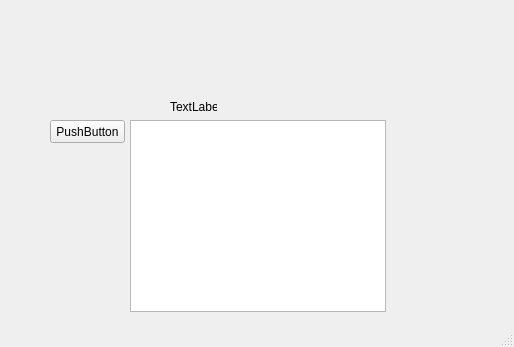
<?xml version="1.0" encoding="UTF-8"?>
<ui version="4.0">
 <class>MainWindow</class>
 <widget class="QMainWindow" name="MainWindow">
  <property name="geometry">
   <rect>
    <x>0</x>
    <y>0</y>
    <width>514</width>
    <height>347</height>
   </rect>
  </property>
  <property name="windowTitle">
   <string>MainWindow</string>
  </property>
  <widget class="QWidget" name="centralwidget">
   <widget class="QPushButton" name="pushButton">
    <property name="geometry">
     <rect>
      <x>50</x>
      <y>120</y>
      <width>75</width>
      <height>23</height>
     </rect>
    </property>
    <property name="text">
     <string>PushButton</string>
    </property>
   </widget>
   <widget class="QLabel" name="label">
    <property name="geometry">
     <rect>
      <x>170</x>
      <y>100</y>
      <width>47</width>
      <height>13</height>
     </rect>
    </property>
    <property name="text">
     <string>TextLabel</string>
    </property>
   </widget>
   <widget class="QTextBrowser" name="textBrowser">
    <property name="geometry">
     <rect>
      <x>130</x>
      <y>120</y>
      <width>256</width>
      <height>192</height>
     </rect>
    </property>
   </widget>
  </widget>
  <widget class="QMenuBar" name="menubar">
   <property name="geometry">
    <rect>
     <x>0</x>
     <y>0</y>
     <width>514</width>
     <height>21</height>
    </rect>
   </property>
  </widget>
  <widget class="QStatusBar" name="statusbar"/>
 </widget>
 <resources/>
 <connections/>
</ui>
